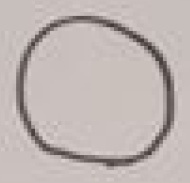
#> input picture test/0.jpg, 190 x 183 px
$ python -i identifyElement.py   (imports and definitions only)   (Python 2 division)   (older library calls are emulated)
#> lines starting #> are read from the running program, lines starting #| are printed output that depends on the picture; after the words box and inside, x2 and y2 are one past the last pixel; in counts of white or black regions, pixels touching at a corner belong together
#> further down, picture is the input picture: shape (183, 190, 3); mean B, G, R 178.7, 181.1, 190.8
import cv2
import numpy as np

minSize = 500

def isCircle(img):
	#cv2.imshow('s',img)
	#cv2.waitKey(0)
	#img = cv2.cvtColor(img,cv2.COLOR_GRAY2BGR)
	img = cv2.medianBlur(img,5)
	circles = cv2.HoughCircles(img,cv2.HOUGH_GRADIENT,1,20,param1=70,param2=50,minRadius=50,maxRadius=300)
	if circles is not None:
		return True

	return False

def countLines(edges, img):
	minLineLength = 30
	maxLineGap = 10
	lines = cv2.HoughLinesP(edges,1,np.pi/180,15,minLineLength,maxLineGap)

	if len(lines) < 100:
		return None

	# The below for loop runs till r and theta values
	# are in the range of the 2d array
	vertCnt = 0
	horCnt = 0

	for x in range(0, len(lines)):
	    for x1,y1,x2,y2 in lines[x]:

		if abs(x2-x1) < abs(y2-y1):
			# This is vertical
			vertCnt+=1
			#print 'Vertical'
		else:
			horCnt+=1
			# [8 lines of commented-out code are left out]
	if vertCnt > horCnt:
		return 'vertical'
	return 'horizontal'


def getElement(img):
	imgray = img
	# Apply edge detection method on the image
	edges = cv2.Canny(imgray,50,150,apertureSize = 3)
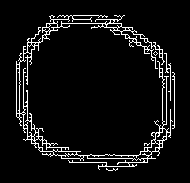
#> edges: shape (183, 190); 6.5% white in thin lines or dots, all inside (x1, y1, x2, y2) = (16, 15, 175, 171)

	linePos =  countLines(edges,img)
#> in countLines, `lines = cv2.HoughLinesP(edges,1,np.pi/180,15,minLineLength,maxLineGap)`: lines = 32 rows, first 6: [115, 155, 138, 155], [27, 52, 27, 42], [166, 71, 166, 53], [23, 60, 23, 46], [19, 116, 19, 85], [61, 158, 79, 158]

	if linePos is not None:
		if linePos == 'horizontal':
			return 'Main text content'
		elif linePos == 'vertical':
			return 'Navigation Bar'

	#thresh = cv2.adaptiveThreshold(imgray,255,cv2.ADAPTIVE_THRESH_GAUSSIAN_C,cv2.THRESH_BINARY,11,2)
	thresh = edges
	im2, contours, hierarchy = cv2.findContours(thresh,cv2.RETR_TREE,cv2.CHAIN_APPROX_SIMPLE)
#> contours = 61 contours, 46 with area under 20; largest, box (x1, y1, x2, y2) and area: (16, 15, 173, 170) 1826, (87, 150, 152, 161) 231, (23, 106, 36, 137) 150, (16, 68, 21, 114) 133, (34, 138, 62, 152) 128
	contours = sorted(contours, key = cv2.contourArea, reverse = True)[:3]
#> contours = 3 contours; box (x1, y1, x2, y2) and area: (16, 15, 173, 170) 1826, (87, 150, 152, 161) 231, (23, 106, 36, 137) 150

	for cnt in contours:
		area = cv2.contourArea(cnt)

		if area < minSize:
			continue

		(x,y,w,h) = cv2.boundingRect(cnt)

		# We shouldn't need this code, this is a cheap hack
		'''
		cv2.imwrite('0.png',img)
		cv2.rectangle(img,(x,y),(x+w,y+h),(0,255,0),2)
		print abs(w-x)
		print abs(h-y)
		cv2.imshow('sdf', img)
		cv2.waitKey(0)
		exit()
		if abs(w-x) > 3*abs(h-y):
			return 'Navigation Bar'
		'''


		aspectRatio = w / float(h)

		extent = area/float(w*h)

		hull = cv2.convexHull(cnt)
		hullArea = cv2.contourArea(hull)
		solidity = area/float(hullArea)

		#cv2.rectangle(img,(x,y),(x+w,y+h),(0,255,0),2)
		'''
		print 'area: ', area
		print 'aspect ratio: ', aspectRatio
		print 'extent: ', extent
		print 'solidity: ', solidity
		'''

		if isCircle(img):
			return 'circle'

		if solidity < 0.05 and extent < 0.1:
			return 'I'
		elif solidity < 0.2:
			return 'triangle'
		elif solidity < 0.6:
			return 'X'
		elif solidity < 1.2:
			return 'triangle'
		else:
			return 'Unknown'
		'''
		hullDr = []
		for i in range(len(contours)):
		    # creating convex hull object for each contour
		    hullDr.append(cv2.convexHull(cnt[i], False))

		cv2.drawContours(img, cnt, -1,(0,0,255),-1)
		cv2.drawContours(img, hullDr, -1,(255,0,0),-1)
		'''
#> this loop made 1 pass

	return 'Undefined'

>>> import cv2
>>> picture = cv2.imread('test/0.jpg')
#> (the run stopped early here; a loop or call above may not have finished)

$ run again, on test/2.jpg
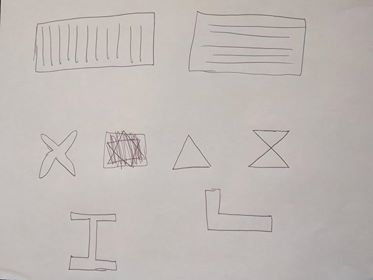
#> input picture test/2.jpg, 373 x 280 px
#> picture is the input picture: shape (280, 373, 3); mean B, G, R 181.4, 185, 191.6
#> in getElement, `edges = cv2.Canny(imgray,50,150,apertureSize = 3)`:
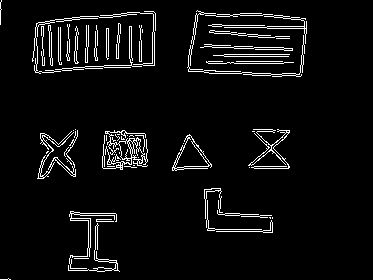
#> edges: shape (280, 373); 5.2% white in thin lines or dots, all inside (x1, y1, x2, y2) = (0, 0, 307, 280)
#> lines = 84 rows, first 6: [88, 68, 102, 68], [190, 69, 202, 69], [69, 39, 69, 52], [73, 67, 84, 67], [224, 54, 289, 54], [267, 26, 295, 26]
#> in getElement, `im2, contours, hierarchy = cv2.findContours(thresh,cv2.RETR_TREE,cv2.C..`: contours = 153 contours, 117 with area under 20; largest, box (x1, y1, x2, y2) and area: (172, 134, 212, 171) 665, (174, 135, 209, 169) 524, (102, 130, 148, 170) 511, (37, 130, 78, 179) 185, (32, 12, 155, 74) 180
#> in getElement, `contours = sorted(contours, key = cv2.contourArea, reverse = True)[:3]`: contours = 3 contours; box (x1, y1, x2, y2) and area: (172, 134, 212, 171) 665, (174, 135, 209, 169) 524, (102, 130, 148, 170) 511
#> the loop in getElement, `for cnt in contours:` made 1 pass
#> (area, x, y, w, h, aspectRatio, extent, hullArea) on pass 1: (665, 172, 134, 40, 37, 1.08, 0.449, 818.5)
#> pass 1, in isCircle, `img = cv2.medianBlur(img,5)`:
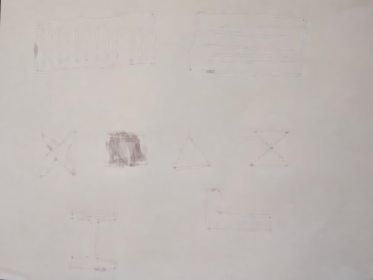
#> img: shape (280, 373, 3); mean of channels 0, 1, 2 182.5, 186.1, 192.7; drawn as B, G, R

$ run again, on test/3.jpg
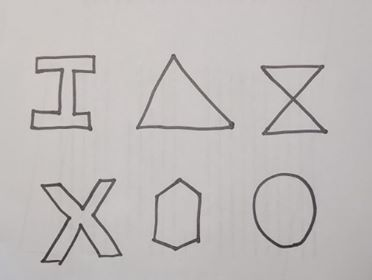
#> input picture test/3.jpg, 372 x 280 px
#> picture is the input picture: shape (280, 372, 3); mean B, G, R 186.6, 187.9, 192.2
#> in getElement, `edges = cv2.Canny(imgray,50,150,apertureSize = 3)`:
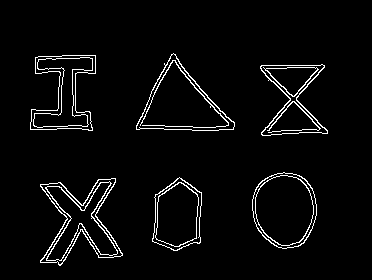
#> edges: shape (280, 372); 3.8% white in thin lines or dots, all inside (x1, y1, x2, y2) = (30, 53, 328, 266)
#> lines = 68 rows, first 6: [142, 125, 160, 125], [194, 87, 228, 123], [64, 260, 81, 229], [140, 128, 163, 128], [157, 86, 173, 60], [30, 129, 56, 129]
#> in getElement, `im2, contours, hierarchy = cv2.findContours(thresh,cv2.RETR_TREE,cv2.C..`: contours = 24 contours; largest, box (x1, y1, x2, y2) and area: (136, 53, 235, 131) 3910, (136, 53, 235, 131) 3828, (252, 172, 317, 249) 3826, (252, 172, 317, 249) 3776, (40, 178, 123, 266) 3373
#> in getElement, `contours = sorted(contours, key = cv2.contourArea, reverse = True)[:3]`: contours = 3 contours; box (x1, y1, x2, y2) and area: (136, 53, 235, 131) 3910, (136, 53, 235, 131) 3828, (252, 172, 317, 249) 3826
#> the loop in getElement, `for cnt in contours:` made 1 pass
#> (area, x, y, w, h, aspectRatio, extent, hullArea) on pass 1: (3910, 136, 53, 99, 78, 1.27, 0.506, 4265.5)
#> pass 1, in isCircle, `img = cv2.medianBlur(img,5)`:
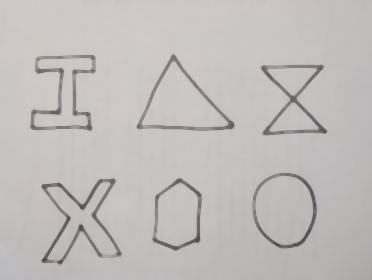
#> img: shape (280, 372, 3); mean of channels 0, 1, 2 187.4, 188.7, 193; drawn as B, G, R
